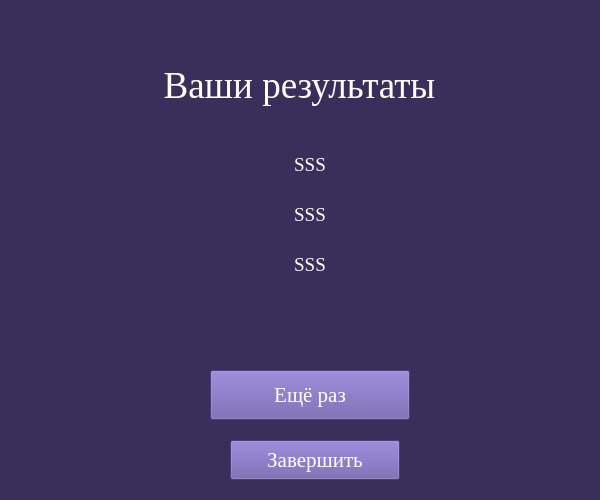
    <widget class="QWidget" name="CMResults">
     <property name="sizePolicy">
      <sizepolicy hsizetype="Fixed" vsizetype="Fixed">
       <horstretch>0</horstretch>
       <verstretch>0</verstretch>
      </sizepolicy>
     </property>
     <property name="minimumSize">
      <size>
       <width>600</width>
       <height>500</height>
      </size>
     </property>
     <property name="maximumSize">
      <size>
       <width>600</width>
       <height>500</height>
      </size>
     </property>
     <property name="styleSheet">
      <string notr="true">background-color: rgb(57, 47, 90);</string>
     </property>
     <widget class="QLabel" name="yourResultsLabel">
      <property name="geometry">
       <rect>
        <x>69</x>
        <y>60</y>
        <width>461</width>
        <height>50</height>
       </rect>
      </property>
      <property name="font">
       <font>
        <family>Times New Roman</family>
        <pointsize>28</pointsize>
       </font>
      </property>
      <property name="styleSheet">
       <string notr="true">color: rgb(255, 255, 255);</string>
      </property>
      <property name="text">
       <string>Ваши результаты</string>
      </property>
      <property name="alignment">
       <set>Qt::AlignCenter</set>
      </property>
     </widget>
     <widget class="QLabel" name="countLabel">
      <property name="geometry">
       <rect>
        <x>60</x>
        <y>150</y>
        <width>500</width>
        <height>30</height>
       </rect>
      </property>
      <property name="font">
       <font>
        <family>Times New Roman</family>
        <pointsize>14</pointsize>
       </font>
      </property>
      <property name="styleSheet">
       <string notr="true">color: rgb(255, 255, 255);</string>
      </property>
      <property name="text">
       <string>SSS</string>
      </property>
      <property name="alignment">
       <set>Qt::AlignCenter</set>
      </property>
     </widget>
     <widget class="QLabel" name="accuracyLabel">
      <property name="geometry">
       <rect>
        <x>60</x>
        <y>200</y>
        <width>500</width>
        <height>30</height>
       </rect>
      </property>
      <property name="font">
       <font>
        <family>Times New Roman</family>
        <pointsize>14</pointsize>
       </font>
      </property>
      <property name="styleSheet">
       <string notr="true">color: rgb(255, 255, 255);</string>
      </property>
      <property name="text">
       <string>SSS</string>
      </property>
      <property name="alignment">
       <set>Qt::AlignCenter</set>
      </property>
     </widget>
     <widget class="QLabel" name="greatCountLabel">
      <property name="geometry">
       <rect>
        <x>60</x>
        <y>250</y>
        <width>500</width>
        <height>30</height>
       </rect>
      </property>
      <property name="font">
       <font>
        <family>Times New Roman</family>
        <pointsize>14</pointsize>
       </font>
      </property>
      <property name="styleSheet">
       <string notr="true">color: rgb(255, 255, 255);</string>
      </property>
      <property name="text">
       <string>SSS</string>
      </property>
      <property name="alignment">
       <set>Qt::AlignCenter</set>
      </property>
     </widget>
     <widget class="QPushButton" name="againBtn">
      <property name="geometry">
       <rect>
        <x>210</x>
        <y>370</y>
        <width>200</width>
        <height>50</height>
       </rect>
      </property>
      <property name="font">
       <font>
        <family>Times New Roman</family>
        <pointsize>16</pointsize>
       </font>
      </property>
      <property name="styleSheet">
       <string notr="true">color: rgb(255, 255, 255);
background-color: rgb(102, 86, 166);</string>
      </property>
      <property name="text">
       <string>Ещё раз</string>
      </property>
     </widget>
     <widget class="QPushButton" name="endCmBtn">
      <property name="geometry">
       <rect>
        <x>230</x>
        <y>440</y>
        <width>170</width>
        <height>40</height>
       </rect>
      </property>
      <property name="font">
       <font>
        <family>Times New Roman</family>
        <pointsize>16</pointsize>
       </font>
      </property>
      <property name="styleSheet">
       <string notr="true">color: rgb(255, 255, 255);
background-color: rgb(102, 86, 166);</string>
      </property>
      <property name="text">
       <string>Завершить</string>
      </property>
     </widget>
    </widget>
